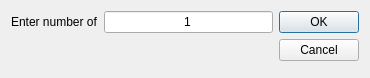
<?xml version="1.0" encoding="UTF-8"?>
<ui version="4.0">
 <class>CInputDialog</class>
 <widget class="QDialog" name="CInputDialog">
  <property name="geometry">
   <rect>
    <x>0</x>
    <y>0</y>
    <width>370</width>
    <height>78</height>
   </rect>
  </property>
  <property name="windowTitle">
   <string>Dialog</string>
  </property>
  <layout class="QGridLayout" name="gridLayout">
   <item row="0" column="0">
    <layout class="QFormLayout" name="formLayout">
     <item row="0" column="0">
      <widget class="QLabel" name="input_label">
       <property name="text">
        <string>Enter number of</string>
       </property>
      </widget>
     </item>
     <item row="0" column="1">
      <widget class="QLineEdit" name="data">
       <property name="text">
        <string>1</string>
       </property>
       <property name="alignment">
        <set>Qt::AlignCenter</set>
       </property>
      </widget>
     </item>
    </layout>
   </item>
   <item row="0" column="1">
    <widget class="QDialogButtonBox" name="buttonBox">
     <property name="orientation">
      <enum>Qt::Vertical</enum>
     </property>
     <property name="standardButtons">
      <set>QDialogButtonBox::Cancel|QDialogButtonBox::Ok</set>
     </property>
    </widget>
   </item>
  </layout>
 </widget>
 <resources/>
 <connections>
  <connection>
   <sender>buttonBox</sender>
   <signal>accepted()</signal>
   <receiver>CInputDialog</receiver>
   <slot>accept()</slot>
   <hints>
    <hint type="sourcelabel">
     <x>248</x>
     <y>254</y>
    </hint>
    <hint type="destinationlabel">
     <x>157</x>
     <y>274</y>
    </hint>
   </hints>
  </connection>
  <connection>
   <sender>buttonBox</sender>
   <signal>rejected()</signal>
   <receiver>CInputDialog</receiver>
   <slot>reject()</slot>
   <hints>
    <hint type="sourcelabel">
     <x>316</x>
     <y>260</y>
    </hint>
    <hint type="destinationlabel">
     <x>286</x>
     <y>274</y>
    </hint>
   </hints>
  </connection>
 </connections>
</ui>
